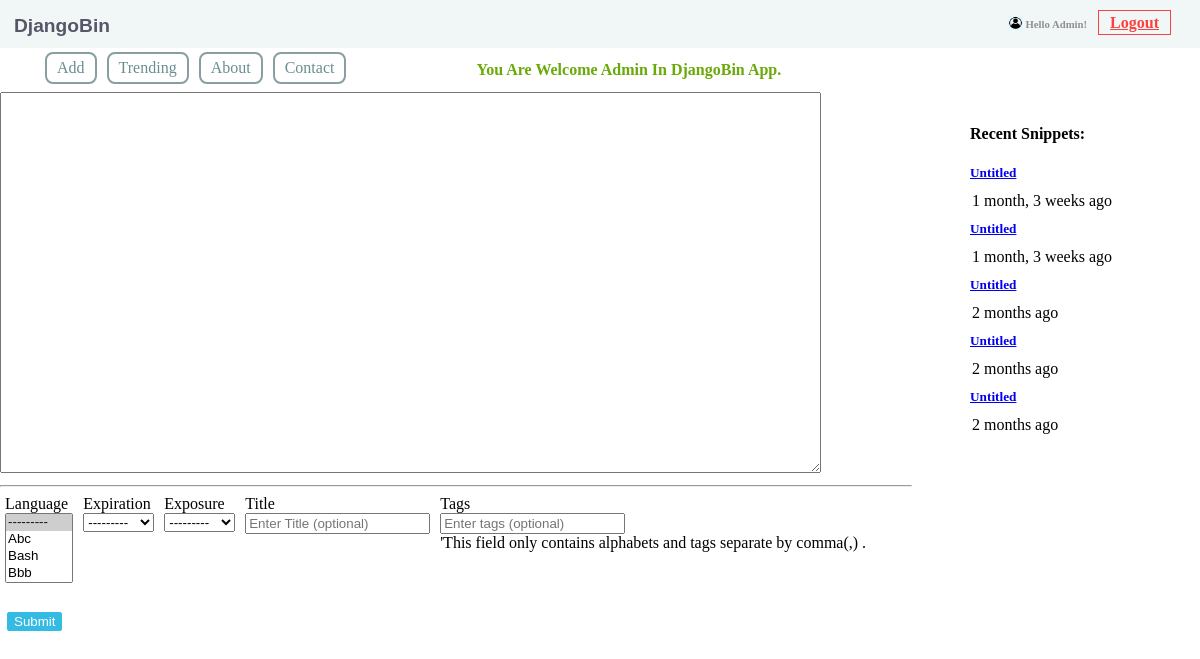
The app's page / (signed in) with its own data.
### djangobin/models.py (models this page shows, shortened)
class Snippet(models.Model):
    title = models.CharField(max_length=200, blank=True)
    original_code = models.TextField()
    highlighted_code = models.TextField(blank=True, help_text="Read only field. Will contain the "
                                                              "syntax-highlighted version of the original code.")
    expiration = models.CharField(max_length=10, choices=Pref.expiration_choices)
    exposure = models.CharField(max_length=10, choices=Pref.exposure_choices)
    hits = models.IntegerField(default=0, help_text='Read only field. Will be updated after every visit to snippet.')
    slug = models.SlugField(help_text='Read only field. Will be filled automatically.')
    created_on = models.DateTimeField(auto_now_add=True)
    language = models.ForeignKey(Language, on_delete=models.CASCADE)
    user = models.ForeignKey(User, on_delete=models.CASCADE)
    tags = models.ManyToManyField('Tag', blank=True)
    class Meta:
        ordering = ['-created_on']
    def get_absolute_url(self):
        return reverse('djangobin:snippet_detail', args=[self.slug])

### djangobin/views.py (the view)
# urls.py: url(r'^$', views.index, name="index"),
def index(request):
    if request.POST:
        f = SnippetForm(request.POST)
        print("============Check validity =============")
        if f.is_valid():
            snippet = f.save(request)
            messages.add_message(request, messages.INFO, 'Snippet saved.')
            return redirect(reverse('djangobin:snippet_detail', args=[snippet.slug]))
    else:
        f = SnippetForm()
        print("============FirstForm / Not valid==========")
    return render(request, 'djangobin/index.html', {'form': f})

### djangobin/forms.py (shortened to what this page needs)
class SnippetForm(forms.ModelForm):
    snippet_tags = forms.CharField(required=False, help_text="'This field only contains "
                                                             "alphabets and tags separate by comma(,) .",
                                   widget=forms.TextInput(attrs={
                                       'placeholder': 'Enter tags (optional)'},
                                   ))
    class Meta:
        model = Snippet
        fields = ('original_code', 'language', 'expiration', 'exposure', 'title')
        widgets = {
            'original_code': forms.Textarea(attrs={'rows': '25', 'cols': '100', 'spellcheck': 'false'}),
            'language': forms.Select(attrs={'size': '4'}),
            'title': forms.TextInput(attrs={'placeholder': 'Enter Title (optional)'}),
        }

### djangobin/context_processors.py (called while the page is built)
def recent_snippets(request):
    return dict(recent_snippets=Snippet.objects.filter(exposure='public').order_by("-id")[:5])

### djangobin/models.py (called while the page is built)
    def __str__(self):
        return self.name

### djangobin/templates/djangobin/index.html (shortened to what this page needs)
{% extends 'djangobin/Base.html' %}
{% block css-static-files %}
    {% load static %}
    <link rel="stylesheet" href="{% static 'djangobin/css/index.css' %}">
{% endblock %}
{% block nav %} {{block.super}} {% endblock %}
{% block main %}
    <form class="index-form" action="" method="post">
        {{ form.original_code }}
        <hr>
        <div class="form-field-cont">
            <div class="form-fields">
                <label for="{{ form.language.id_for_label }}" class="form-field-labels">Language</label>
                <div class="form-field-inputs">
                    {{ form.language }}
                </div>
            </div>
            <div class="form-fields">
                <label for="{{ form.expiration.id_for_label }}" class="form-field-labels">Expiration</label>
                <div class="form-field-inputs">
                    {{ form.expiration }}
                </div>
            </div>
            <div class="form-fields">
                <label for="{{ form.exposure.id_for_label }}" class="form-field-labels">Exposure</label>
                <div class="form-field-inputs">
                    {{ form.exposure }}
                </div>
            </div>
            <div class="form-fields">
                <label for="{{ form.title.id_for_label }}" class="form-field-labels">Title</label>
                <div class="form-field-inputs">
                    {{ form.title }}
                </div>
            </div>
            <div class="form-fields">
                <label for="{{ form.snippet_tags.id_for_label }}" class="form-field-labels">Tags</label>
                <div class="form-field-inputs">
                    {{ form.snippet_tags }}
                    <div>{{form.snippet_tags.help_text}}</div>
                </div>
            </div>
        </div>
        <div class="form-btn">
            <input class="cls-form-btn" type="submit" value="Submit">
        </div>
    </form>
{% endblock %}

### djangobin/templates/djangobin/Base.html (shortened to what this page needs)
<!DOCTYPE html>
<html lang="en">
<head>
     {% load static %}
     {% load humanize %}
    <link rel="stylesheet" href="{% static 'djangobin/css/Base.css' %}">
    {% block css-static-files %}{% endblock %}
</head>
    <body>
        <header>
            <div id="id_container-head" class="container-head">
                <div class="default-logo">
                    <a id="default-logo" href="/">DjangoBin</a>
                </div>
                <div class="user-login-logo">
                    <img src="{% static 'djangobin/images/user_login.jpg' %}" alt="user_login" width="15" height="15">
                </div>
                <div class="container-head-left">
                    <div class="user-name">
                        {% if request.user.is_authenticated == False %}
                            <h6 id="user-name">Hello GUEST!</h6>
                        {% else %}
                            <h6 id="user-name">Hello {{request.user.username|title}}!</h6>
                        {% endif %}
                    </div>
                    <div class="cls-login-signup">
                        {% if request.user.is_authenticated %}
                            <a class="login-signup-btn" href="{% url 'djangobin:logout' %}">Logout</a>
                        {% elif not request.user.is_authenticated and request.path == '/logout/' or not request.user.is_authenticated and request.path == '/login/' %}
                                <a class="login-signup-btn" href="{% url 'djangobin:login'%}">Login</a>
                        {% else %}
                                <a class="login-signup-btn" href="{% url 'djangobin:login'%}?next={{request.path}}">Login</a>
                        {% endif %}
                    </div>
                </div>
            </div>
            {% block nav %}
                <nav class="navbar-default">
                    <ul class="nav-list">
                        <li class="nav-li-item"><a class="nav-item" href="#">Add</a></li>
                        <li class="nav-li-item"><a class="nav-item" href="{% url 'djangobin:trending_snippets' %}">Trending</a></li>
                        <li class="nav-li-item"><a class="nav-item" href="#">About</a></li>
                        <li class="nav-li-item"><a class="nav-item" href="{% url 'djangobin:contact' %}">Contact</a></li>
                    </ul>
                    {% if not request.user.is_authenticated %}
                        <span class="nav-mesg-red">WELCOME! Please Login To Access Cool Features Of This App.</span>
                    {% else %}
                        <span class="nav-mesg-green">You Are Welcome {{request.user.username|title}} In DjangoBin App.</span>
                    {% endif %}
                </nav>
            {% endblock %}
        </header>
        <div class="recent-snippets">
            {% if recent_snippets %}
                <h4>Recent Snippets:</h4>
                {% for recent_snippet in recent_snippets %}
                    <a href="{{ recent_snippet.get_absolute_url }}" class="">
                        <h5 class=""> {{ recent_snippet.title }}</h5>
                    </a>
                        <p class="">{{ recent_snippet.created_on|naturaltime }}</p>
                {% endfor %}
            {% endif %}
        </div>
        {% block main %} {% endblock %}
    </body>
</html>

### djangobin/static/djangobin/css/Base.css (style rules this page uses)
body { margin:auto; }
.recent-snippets { display: inline-block; float: right; width: 200px; height: 400px; margin: 12px 30px; }
.recent-snippets h5 { margin: auto; }
.recent-snippets p { margin: 11px 2px; }
.container-head { background-color: rgb(241, 247, 246); padding: 1px 14px; overflow: auto; }
.container-head-left { float: right; }
.default-logo { float: left; margin-top: 14px; font-family: sans-serif; }
#default-logo { text-decoration: none; color: rgb(86, 86, 104); font-size: larger; font-weight: bold; }
.user-login-logo { float: right; display: inline-block; color: #908f96; position: relative; right: 163px; top: 15px; }
.user-name { display: inline-block; }
#user-name { margin: 1px 6px; padding: 16px 1px; color: #908f96; }
.cls-login-signup { display: inline-block; }
.login-signup-btn { border: 1px solid rgb(253, 63, 63); padding: 3px 11px; color: rgb(253, 63, 63); font-weight: bold; }
.navbar-default { overflow: auto; }
.navbar-default ul { overflow: auto; margin: auto; float: left; }
.navbar-default ul li { float: left; list-style: none; padding: 5px 10px; border: 2px solid #889ea0; margin: 4px 5px; border-radius: 8px; color:#6a8d90; }
.navbar-default ul li a { text-decoration: none; color: #6a8d90; }
.navbar-default .nav-mesg-green { float: left; padding: 13px 125px; color: #69a909; font-weight: bold; }

### djangobin/static/djangobin/css/index.css (style rules this page uses)
.index-form { display: inline-block; width: 912px; }
.form-field-cont { margin-bottom: 28px; display: flex; flex-direction: row; }
.form-fields { margin:0px 5px; }
.form-btn { margin: 12px 7px; }
.cls-form-btn { border: 1px solid #33bbe4; border-radius: 2px; background: #33bbe4; color: white; }

### records on screen
Snippet: title "Untitled", created_on "1 month, 3 weeks ago"
Snippet: title "Untitled", created_on "1 month, 3 weeks ago"
Snippet: title "Untitled", created_on "2 months ago"
Snippet: title "Untitled", created_on "2 months ago"
Snippet: title "Untitled", created_on "2 months ago"

### other values on screen
{{ request.user.username|title }} "Admin"
